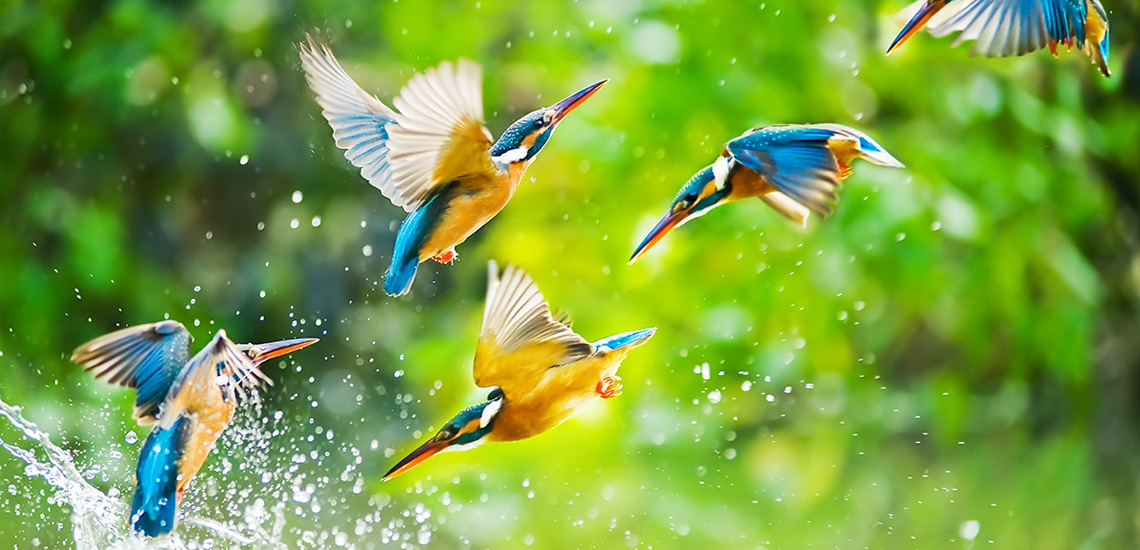
#> input picture restful/02-Services/1.jpg, 1140 x 550 px
$ jupyter execute --allow-errors 02-Services.ipynb   (shell and % lines are left out)
#> lines starting #> are read from the running program, lines starting #| are printed output that depends on the picture
<div style="position: relative;">
</img>

<h1 style="color: white; position: absolute; top:27%; left:10%;">
     Secure RESTful APIs using Python
</h1>

<h3 style="color: #ef7d22; font-weight: normal; position: absolute; top:56%; left:10%;">
    David Mertz, Ph.D.
</h3>

<h3 style="color: #ef7d22; font-weight: normal; position: absolute; top:63%; left:10%;">
    Data Scientist
</h3>
</div>

# Services

Suppose that you have written a few functions, and you would like to expose them for other people in your work team to use.  The examples here will process images in a few ways, but any other domain or task could pose a similar design issue.  It is certainly *possible* to bundle your functions into a module or library, and distribute it.  However, another option is simply to **expose** the capabilities as micro-services.

Let's load again one of the images we saw in the last lesson.

[cell 1]
import numpy as np
from PIL import Image
img = Image.open('1.jpg')
#> img is the input picture: PIL image 1140x550 RGB; mean R, G, B 121.7, 160.7, 65.3
img

## Functions

A few functions can be useful in analyzing or manipulating images.  For example, perhaps we would like to identify what colors regions are most prominent in a photograph.

[cell 2]
from collections import Counter
from sklearn.cluster import KMeans

def prominent_colors(img, k=6):
    "Identify `k` centroids and pixel counts in colorspace of an image"
    pixels = np.asarray(img).reshape(-1, 3)
    model = KMeans(n_clusters=k)
    model.fit_predict(pixels)
    freqs = Counter(model.labels_)
    colors = np.rint(model.cluster_centers_).astype(np.uint8)
    return colors, freqs

It takes a non-trivial time for this to run on a large image.  If we were processing thousands of images, this could be significant.

[cell 3]
colors, freqs = prominent_colors(img)
#> colors = [[167, 199, 18], [158, 192, 107], [57, 91, 33], [102, 159, 37], [34, 132, 172], [217, 224, 203]]; freqs = {2: 153881, 3: 174832, 1: 109457, 0: 108188, 5: 63479, 4: 17163}
colors, freqs.most_common()

---

Perhaps we would like to see these colors as HTML hex color codes.

[cell 4]
def rgb2hex(rgbs):
    "Convert a NumPy array of RBB colors into their HTML hexcodes"
    assert rgbs.shape[1] == 3
    hexcodes = []
    for rgb in rgbs:
        r, g, b = rgb
        hexcodes.append(f"#{r:02x}{g:02x}{b:02x}")
    return hexcodes

[cell 5]
rgb2hex(colors)
#> the loop in rgb2hex, `for rgb in rgbs:` made 6 passes
#> after the loop in rgb2hex, `for rgb in rgbs:`: hexcodes = ['#a7c712', '#9ec06b', '#395b21', '#669f25', '#2284ac', '#d9e0cb']
#> Out has the same summary as hexcodes in rgb2hex

---

Perhaps we would like to create an image showing a pie chart of prominent colors.

[cell 6]
from matplotlib import pyplot as plt
from tempfile import NamedTemporaryFile

def plot_centroids(colors, counts):
    with NamedTemporaryFile() as imgfile:
        plt.pie(counts, labels=colors, colors=colors)
        plt.axis('equal')
        plt.savefig(imgfile)
        return Image.open(imgfile.name)

[cell 7]
counts = [c[1] for c in sorted(freqs.items())]
#> counts = [108188, 109457, 153881, 174832, 17163, 63479]
hexcolors = rgb2hex(colors)
#> the loop in rgb2hex (call 2), `for rgb in rgbs:` made 6 passes
#> hexcolors has the same summary as hexcodes in rgb2hex
pie = plot_centroids(hexcolors, counts)
#> in plot_centroids, `plt.savefig(imgfile)`:
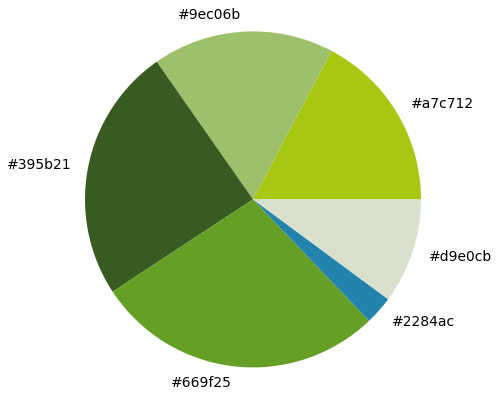
#> figure drawn by matplotlib, 1 panel
#> in plot_centroids, `return Image.open(imgfile.name)`:
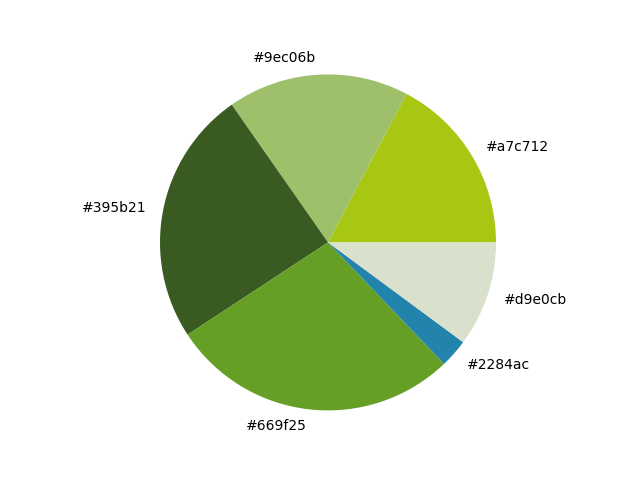
#> returned value: PIL image 640x480 RGBA; mean R, G, B, A 215.7, 226.9, 199.5, 255

## Converting to micro-services

Each of these functions above can easily, and sensibly, be converted into web services.  As in the last lesson, this lesson contains a small Flask server that you can launch with:

```bash
FLASK_APP=app.py flask run
```

The heart of this script begins with:

```python
from flask import Flask, request, send_file, jsonify, abort
app = Flask(__name__)
```

A variety of imports shown earlier and the bodies of the functions already shown are also contained in the `app.py` file.  We can configure the URL details here for calling with `requests`.

[cell 8]
from json import loads, dumps
import requests
host, port = 'localhost', 5000

Let's start with the `prominent_colors()`.  In this case, we modify nothing whatsoever about the prior function, merely put a little bit of wrapper to provide it as a micro-service:

```python
@app.route('/prominent-colors', methods=['POST'])
def cluster():
    img = Image.open(request.files['image'])
    k = int(request.form.get('k', 6))
    colors, freqs = prominent_colors(img, k)
    # Fixup: labels are NumPy ints rather than Python ints
    freqs = {int(k):v for k, v in freqs.items()}
    return jsonify([colors.tolist(), freqs])
```

A few things can be noted here.  The decorator `@app.route` gives what URL path the function below will respond to.  However, the actual function can be called anything at all.  Often the same name as the final portion of the path is used, but as here, it can be something different.

In the code, we take an uploaded file and read it into the variable `img` and a form field into `k`.  These are separately given in the `requests` arguments `files` and `data` since the latter needs large binary data.  Beyond that, we simply call the function `prominent_colors()` with the parameters provided, and return a JSON version of the response.  A slight fixup is needed for `freqs` because the labels are actually `numpy.int32` values rather than Python ints that we can convert to JSON directly.

Let's make a "call" to the service.

#> (a cell that did not finish here is left out)

No extra time was needed to connect on the local machine; in fact, it seems to run a few milliseconds faster on my system, probably because the service is already running in a separate thread.

For the next function, we create a very slight modification as a microservice.  We cannot directly send a NumPy array, but would require serialization, either using JSON, Python pickles, or some other approach.  A list-of-lists—which is what we actually got back from the prior request, is easier.

```python
@app.route('/rgb2hex', methods=['POST'])
def rgb2hex():
    "Convert a list-of-lists of RBB colors into their HTML hexcodes"
    rgbs = loads(request.form.get('rgbs', '[]'))
    hexcodes = []
    for rgb in rgbs:
        r, g, b = rgb
        hexcodes.append(f"#{r:02x}{g:02x}{b:02x}")
    return jsonify(hexcodes)
```

Not much to this.  We do not check for array dimension, and we make sure to `jsonify()` the return value, and get the arguments from the form rather than as formal arguments.  The underlying logic is the same.

#> (a cell that did not finish here is left out)

The final micro-service we create is for rendering the pie chart of the various colors and their relative frequencies.  Again the underlying logic is the same, but we change a few minor details of parsing parameters.

```python
@app.route('/centroids', methods=['POST'])
def centroids():
    try:
        with NamedTemporaryFile() as imgfile:
            colors = loads(request.form['colors'])
            counts = loads(request.form['counts'])
            plt.pie(counts, labels=colors, colors=colors)
            plt.axis('equal')
            plt.savefig(imgfile, dpi=75)
            imgfile.flush()
            return send_file(imgfile.name, mimetype='image/png')
    except:
        abort(503)
```

Let's walk through using all of the micro-services with some slightly different options.

#> (a cell that did not finish here is left out)

#> (a cell that did not finish here is left out)

[cell 13]
# Calculate the plot and return it as image
import io
counts = dumps([c[1] for c in sorted(freqs.items())])
#> (the rest of this cell did not finish here and is left out)

[cell 14]
Image.open('3.jpg').resize((540, 360))
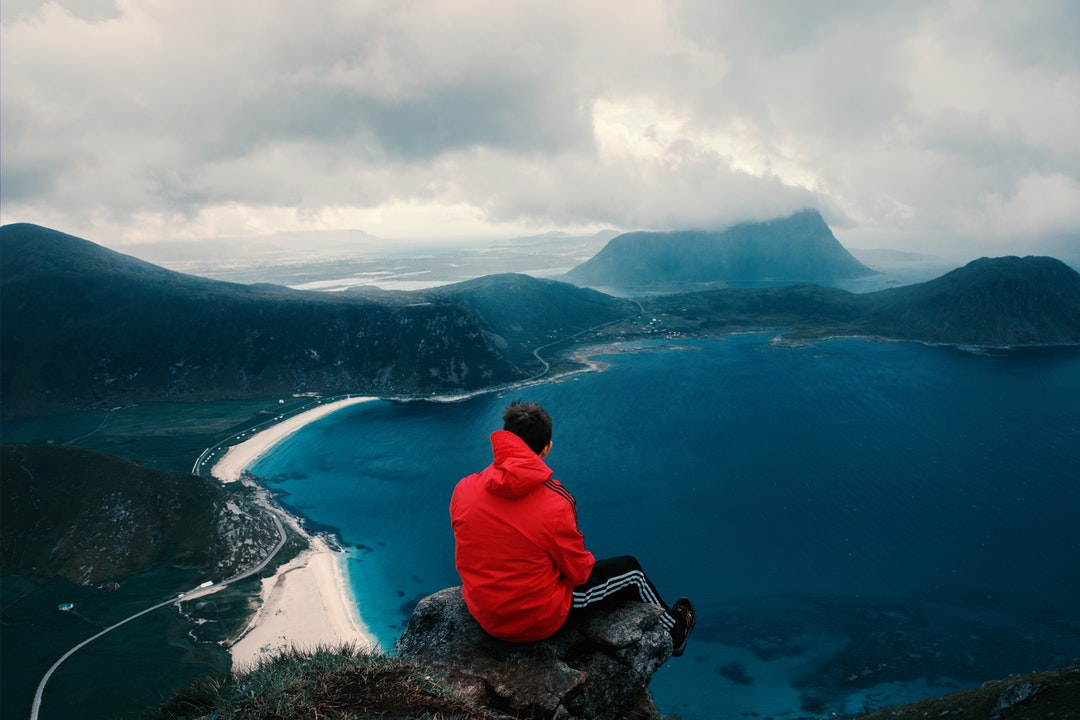
#> input picture restful/02-Services/3.jpg, 1080 x 720 px
